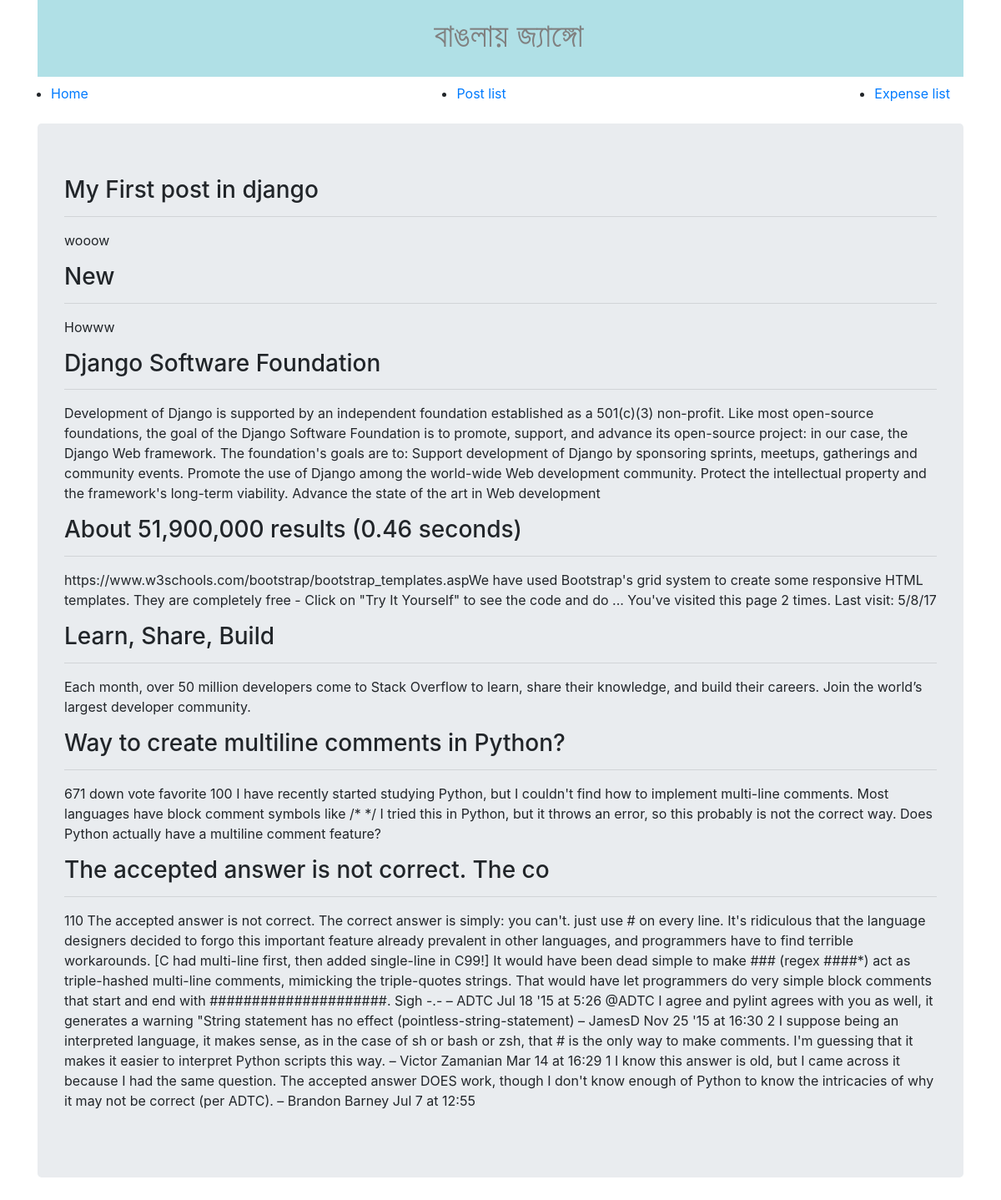
Page /blog/home/ on the committed database.
### blog_post/models.py (models this page shows, shortened)
class Post(models.Model):
    title = models.CharField(max_length=100)
    description = models.TextField()

### blog_post/views.py (the view)
# urls.py: url(r'^blog/', include('blog_post.urls'), name='home'),
def home(request):
    all_post = Post.objects.all()
    '''for post in all_post:
        print(post)
        print(post.title)
        print(post.description)'''
    return render(request, 'index.html', {
        'all_post_list': all_post
    })

### templates/index.html
{% extends 'base.html' %}
{% block content %}
    {% for post in all_post_list %}
        <h3>{{ post.title }}</h3>
        <hr>
        <p>{{ post.description }}</p>
    {% endfor %}
{% endblock %}

### rows in the picture
Post: title "My First post in django", description "wooow"
Post: title "New", description "Howww"
Post: title "Django Software Foundation", description "Development of Django is supported by an independent foundation established as a 501(c)(3) non-profit. Like most open-source foundations, the goal of the Django Software Foundation is to promote, support, and advance its open-source project: in our case, the Django Web framework. The foundation's goals are to: Support development of Django by sponsoring sprints, meetups, gatherings and community events. Promote the use of Django among the world-wide Web development community. Protect the intellectual property and the framework's long-term viability. Advance the state of the art in Web development"
Post: title "About 51,900,000 results (0.46 seconds)", description "https://www.w3schools.com/bootstrap/bootstrap_templates.aspWe have used Bootstrap's grid system to create some responsive HTML templates. They are completely free - Click on \"Try It Yourself\" to see the code and do ... You've visited this page 2 times. Last visit: 5/8/17"
Post: title "Learn, Share, Build", description "Each month, over 50 million developers come to Stack Overflow to learn, share their knowledge, and build their careers. Join the world’s largest developer community."
Post: title "Way to create multiline comments in Python?", description "671 down vote favorite 100 I have recently started studying Python, but I couldn't find how to implement multi-line comments. Most languages have block comment symbols like /* */ I tried this in Python, but it throws an error, so this probably is not the correct way. Does Python actually have a multiline comment feature?"
Post: title "The accepted answer is not correct. The co", description "110 The accepted answer is not correct. The correct answer is simply: you can't. just use # on every line. It's ridiculous that the language designers decided to forgo this important feature already prevalent in other languages, and programmers have to find terrible workarounds. [C had multi-line first, then added single-line in C99!] It would have been dead simple to make ### (regex ####*) act as triple-hashed multi-line comments, mimicking the triple-quotes strings. That would have let programmers do very simple block comments that start and end with #####################. Sigh -.- – ADTC Jul 18 '15 at 5:26 @ADTC I agree and pylint agrees with you as well, it generates a warning \"String…"
